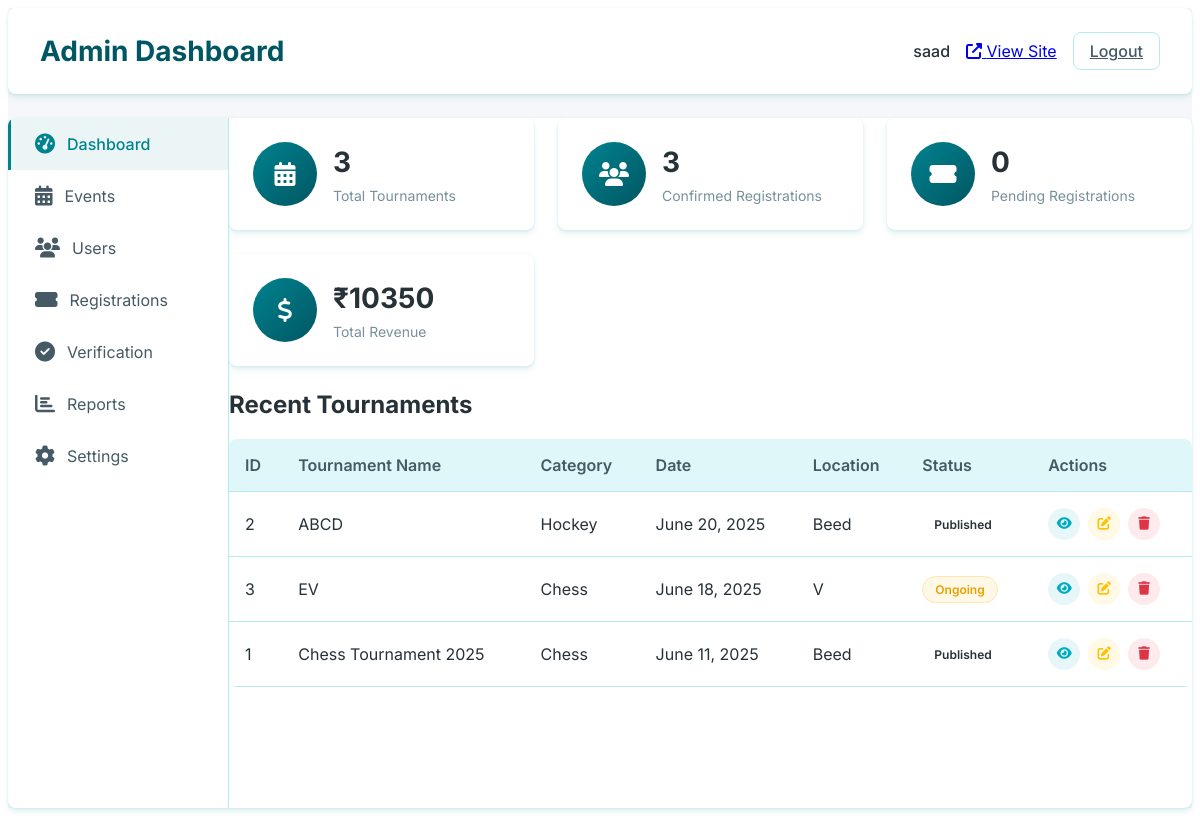
The app's page /superadmin/dashboard/ (signed in) with its own data.
### app/models.py (models this page shows, shortened)
class Tournament(models.Model):
    STATUS_CHOICES = [
        ('draft', 'Draft'),
        ('published', 'Published'),
        ('ongoing', 'Ongoing'),
        ('completed', 'Completed'),
        ('cancelled', 'Cancelled'),
    ]
    title = models.CharField(max_length=200)
    slug = models.SlugField(unique=True, blank=True)
    description = models.TextField()
    category = models.ForeignKey(Category, on_delete=models.CASCADE, related_name='tournaments')
    organizer = models.ForeignKey(User, on_delete=models.CASCADE, related_name='organized_tournaments', default=None, null=True)
    start_date = models.DateField()
    end_date = models.DateField()
    tournament_time = models.TimeField(default=timezone.datetime.strptime('10:00', '%H:%M').time())
    registration_deadline = models.DateTimeField()
    venue = models.CharField(max_length=200)
    address = models.TextField(blank=True, null=True)
    city = models.CharField(max_length=100)
    state = models.CharField(max_length=100)
    country = models.CharField(max_length=100)
    postal_code = models.CharField(max_length=20, null=True, blank=True)
    max_participants = models.PositiveIntegerField()
    min_participants = models.PositiveIntegerField(default=2)
    entry_fee = models.DecimalField(max_digits=10, decimal_places=2)
    prize_pool = models.DecimalField(max_digits=10, decimal_places=2)
    tournament_format = models.CharField(max_length=100)  # e.g., "Single Elimination", "Double Elimination", "Round Robin"
    rules = models.TextField()
    banner_image = models.ImageField(upload_to='tournament_banners/')
    additional_images = models.ManyToManyField(TournamentImage, blank=True, related_name='additional_tournaments')
    status = models.CharField(max_length=20, choices=STATUS_CHOICES, default='draft')
    is_featured = models.BooleanField(default=False)
    created_at = models.DateTimeField(auto_now_add=True)
    updated_at = models.DateTimeField(auto_now=True)
    contact_email = models.EmailField()
    contact_phone = models.CharField(max_length=20)
    whatsapp_number = models.CharField(max_length=20, blank=True)
    facebook_event = models.URLField(blank=True)
    instagram_post = models.URLField(blank=True)
    upi_id = models.ForeignKey(
        Upis,
        max_length=100,
        blank=True,
        help_text="UPI ID for payment collection",
        on_delete=models.SET_NULL,
        null=True,
        related_name='tournaments'
    )
    class Meta:
        ordering = ['-start_date']

class Category(models.Model):
    name = models.CharField(max_length=100)
    slug = models.SlugField(unique=True, blank=True)
    description = models.TextField(blank=True)
    icon = models.CharField(max_length=50, blank=True)  # For FontAwesome icons
    created_at = models.DateTimeField(auto_now_add=True)
    updated_at = models.DateTimeField(auto_now=True)
    type = models.CharField(
        max_length=20,
        choices=[
            ('sports', 'Sports'),
            ('esports', 'Esports'),
            ('cultural', 'Cultural'),
            ('academic', 'Academic'),
            ('technology', 'Technology'),
            ('other', 'Other'),
        ]
    )
    class Meta:
        verbose_name_plural = "Categories"
        ordering = ['name']
    def __str__(self):
        return self.name

### app/View/admin/admin_dashboard.py (the view)
# urls.py: path('superadmin/dashboard/', admin_dashboard, name='admin_dashboard'),
@login_required
def admin_dashboard(request):
    events = Tournament.objects.all()
    registered_users = Participant.objects.filter(status = 'confirmed').count()
    pending_users = Participant.objects.filter(status = 'registered').count()
    total_in = Transaction.objects.filter(payment_status = 'completed').aggregate(total=Sum('amount'))['total'] or 0
    context = {
        'events': events,
        'pending_users': pending_users,
        'registered_users': registered_users,
        'total_in': total_in,
        'active_tab': 'dashboard',
    }
    return render(request, 'admin/dashboard.html', context)

### templates/admin/dashboard.html (shortened to what this page needs)
{% extends "admin/base_admin.html" %}
{% load static %}
{% block content %}
<div class="stat-cards">
    <div class="stat-card">
        <div class="stat-icon">
            <i class="fas fa-calendar-alt"></i>
        </div>
        <div class="stat-info">
            <h3>{{ events.count }}</h3>
            <p>Total Tournaments</p>
        </div>
    </div>
    <div class="stat-card">
        <div class="stat-icon">
            <i class="fas fa-users"></i>
        </div>
        <div class="stat-info">
            <h3>{{ registered_users }}</h3>
            <p>Confirmed Registrations</p>
        </div>
    </div>
    <div class="stat-card">
        <div class="stat-icon">
            <i class="fas fa-ticket-alt"></i>
        </div>
        <div class="stat-info">
            <h3>{{ pending_users }}</h3>
            <p>Pending Registrations</p>
        </div>
    </div>
    <div class="stat-card">
        <div class="stat-icon">
            <i class="fas fa-dollar-sign"></i>
        </div>
        <div class="stat-info">
            <h3>₹{{ total_in }}</h3>
            <p>Total Revenue</p>
        </div>
    </div>
</div>
<div class="recent-tournaments">
    <h2>Recent Tournaments</h2>
    <div class="data-table-container">
        <table class="admin-table">
            <thead>
                <tr>
                    <th>ID</th>
                    <th>Tournament Name</th>
                    <th>Category</th>
                    <th>Date</th>
                    <th>Location</th>
                    <th>Status</th>
                    <th>Actions</th>
                </tr>
            </thead>
            <tbody>
                {% for event in events %}
                <tr>
                    <td>{{ event.id }}</td>
                    <td>{{ event.title }}</td>
                    <td data-category="{{ event.category }}">{{ event.category }}</td>
                    <td>{{ event.start_date }}</td>
                    <td>{{ event.venue }}</td>
                    <td data-status="{{ event.status }}">
                        <span class="badge badge-{{ event.status }}">{{ event.status }}</span>
                    </td>
                    <td class="action-buttons">
                        <button class="view-btn" data-id="{{ event.id }}" data-type="event">
                            <i class="fas fa-eye"></i>
                        </button>
                        <button class="edit-btn" data-id="{{ event.id }}" data-type="event" data-modal-target="add-event-modal">
                            <i class="fas fa-edit"></i>
                        </button>
                        <button class="delete-btn" data-id="{{ event.id }}" data-type="event">
                            <i class="fas fa-trash"></i>
                        </button>
                    </td>
                </tr>
                {% empty %}
                <tr>
                    <td colspan="7" class="text-center">No tournaments found</td>
                </tr>
                {% endfor %}
            </tbody>
        </table>
    </div>
</div>
{% endblock %}

### templates/admin/base_admin.html (shortened to what this page needs)
{% load static %}
<!DOCTYPE html>
<html lang="en">
<head>
    <link rel="stylesheet" href="https://cdnjs.cloudflare.com/ajax/libs/font-awesome/6.4.0/css/all.min.css">
    <link rel="stylesheet" href="{% static 'css/admin.css' %}">
</head>
<body>
    <div class="admin-dashboard">
        <div class="dashboard-header">
            <h1>Admin Dashboard</h1>
            <div class="user-info">
                <span>{{ request.user.username }}</span>
                <a href="{% url 'home' %}" target="_blank" class="view-site-btn"><i class="fas fa-external-link-alt"></i> View Site</a>
                <a class="logout-btn" href="{% url 'logout' %}">Logout</a>
            </div>
        </div>
        <div class="dashboard-main">
            <div class="dashboard-nav">
                <ul>
                    <li>
                        <a href="{% url 'admin_dashboard' %}" class="nav-item {% if active_tab == 'dashboard' %}active{% endif %}">
                            <i class="fas fa-tachometer-alt"></i> Dashboard
                        </a>
                    </li>
                    <li>
                        <a href="{% url 'admin_events' %}" class="nav-item {% if active_tab == 'events' %}active{% endif %}">
                            <i class="fas fa-calendar-alt"></i> Events
                        </a>
                    </li>
                    <li>
                        <a href="{% url 'admin_users' %}" class="nav-item {% if active_tab == 'users' %}active{% endif %}">
                            <i class="fas fa-users"></i> Users
                        </a>
                    </li>
                    <li>
                        <a href="{% url 'admin_registrations' %}" class="nav-item {% if active_tab == 'registrations' %}active{% endif %}">
                            <i class="fas fa-ticket-alt"></i> Registrations
                        </a>
                    </li>
                    <li>
                        <a href="{% url 'admin_verification' %}" class="nav-item {% if active_tab == 'verification' %}active{% endif %}">
                            <i class="fas fa-check-circle"></i> Verification
                        </a>
                    </li>
                    <li>
                        <a href="{% url 'admin_reports' %}" class="nav-item {% if active_tab == 'reports' %}active{% endif %}">
                            <i class="fas fa-chart-bar"></i> Reports
                        </a>
                    </li>
                    <li>
                        <a href="{% url 'admin_settings' %}" class="nav-item {% if active_tab == 'settings' %}active{% endif %}">
                            <i class="fas fa-cog"></i> Settings
                        </a>
                    </li>
                </ul>
            </div>
            <div class="dashboard-content">
                {% block content %}{% endblock %}
            </div>
        </div>
    </div>
</body>
</html>

### records on screen
Tournament: id "2", title "ABCD", category "Hockey", start_date "June 20, 2025", venue "Beed", status "Published"
Tournament: id "3", title "EV", category "Chess", start_date "June 18, 2025", venue "V", status "Ongoing"
Tournament: id "1", title "Chess Tournament 2025", category "Chess", start_date "June 11, 2025", venue "Beed", status "Published"

### other values on screen
{{ request.user.username }} "saad"
{{ events.count }} "3"
{{ registered_users }} "3"
{{ pending_users }} "0"
{{ total_in }} "10350"
